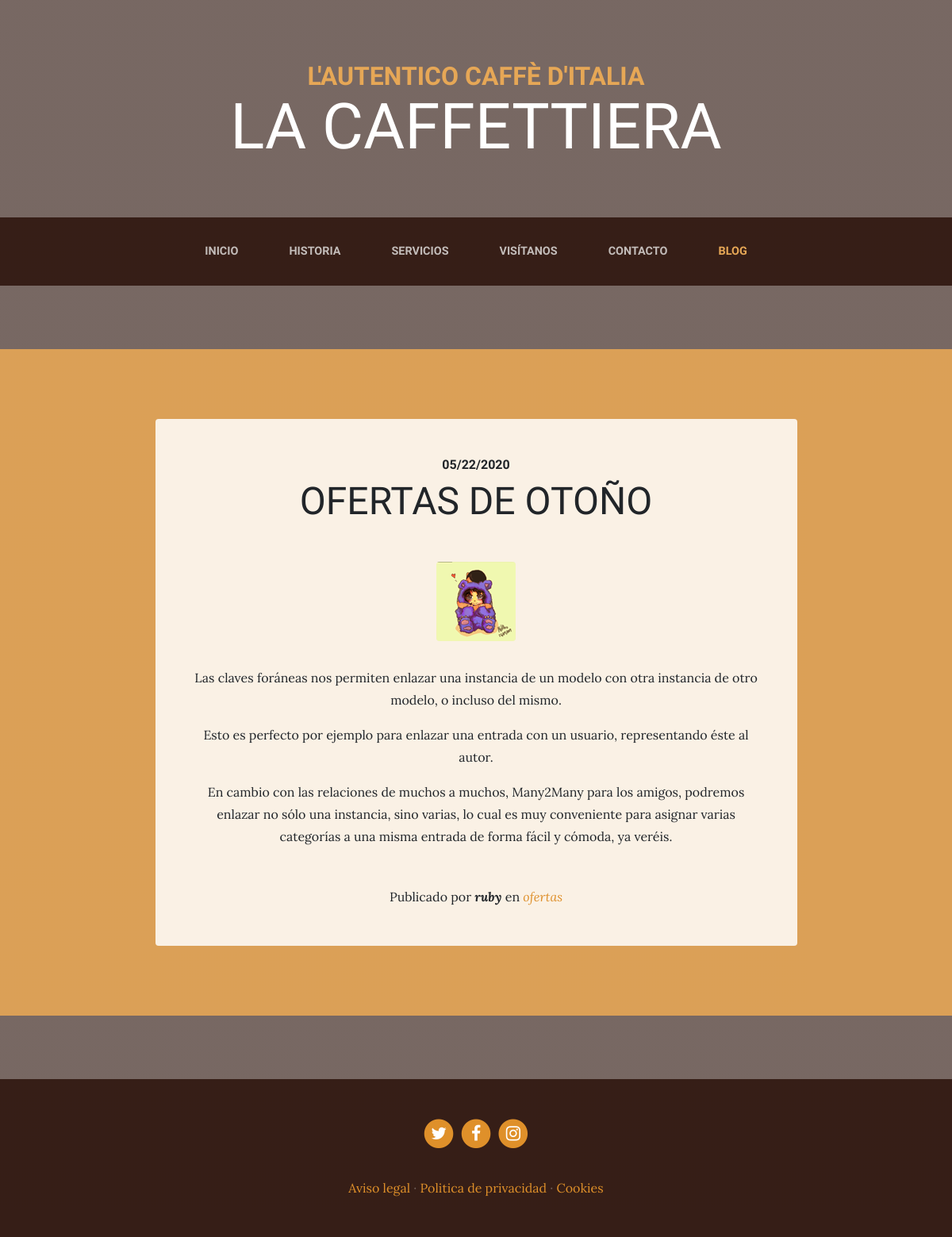
Page /blog/category/1/ on the earlier database version.
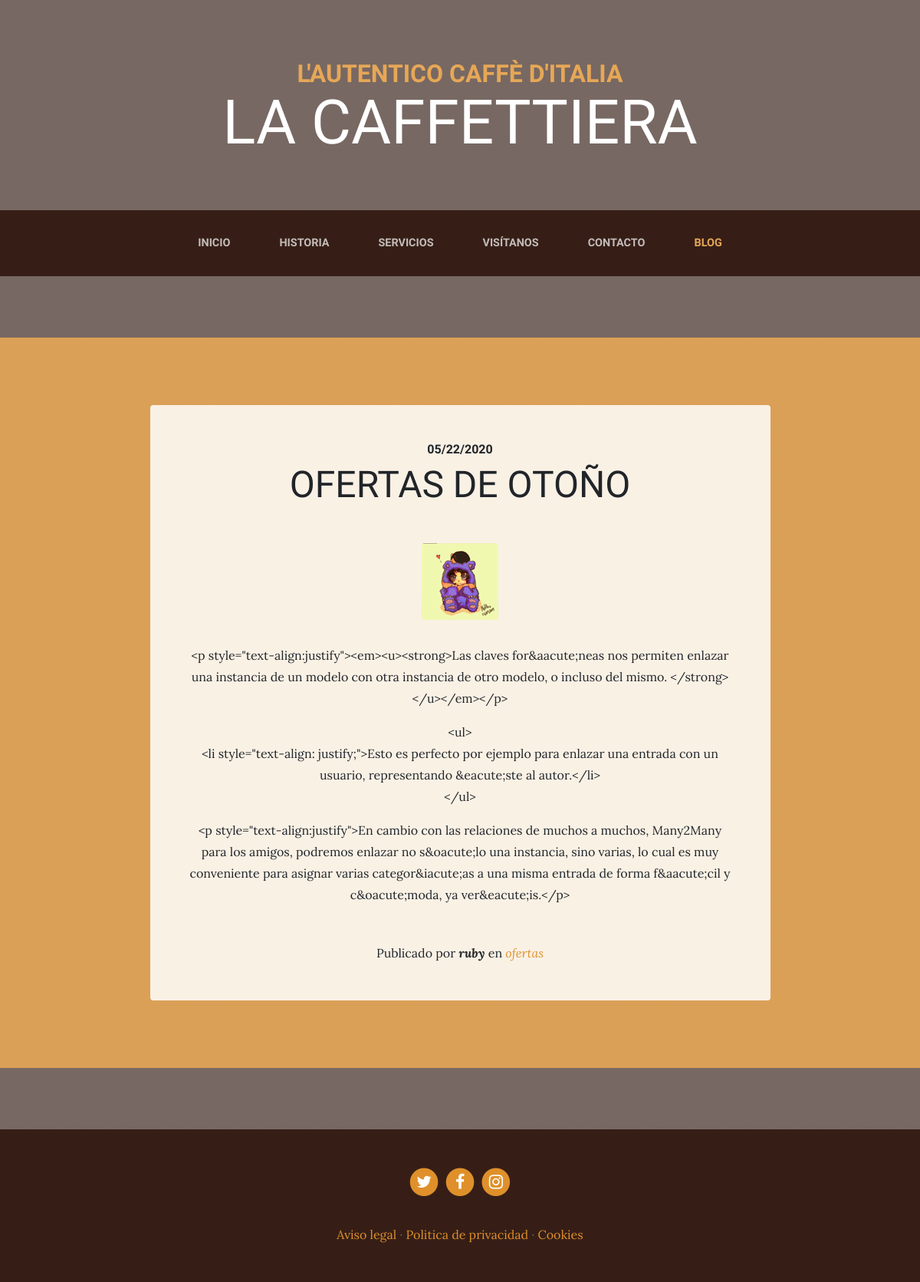
Same page on the later database version.
### blog/models.py (models this page shows, shortened)
class Post(models.Model):
    title = models.CharField(max_length=200,
        verbose_name="Título")
    content = RichTextField(verbose_name="Contenido")
    published = models.DateTimeField(
        verbose_name="Fecha de publicación", default=now)
    image = models.ImageField(verbose_name="Imagen", upload_to="blog", null=True, blank=True,)
    author = models.ForeignKey(User, verbose_name="Autor", on_delete=models.CASCADE)
    categories = models.ManyToManyField(Category,
        verbose_name="Categorías", related_name="get_posts")
    created = models.DateTimeField(auto_now_add=True,
        verbose_name="Fecha de creación")
    updated = models.DateTimeField(auto_now=True,
        verbose_name="Fecha de edición")
    class Meta:
        verbose_name = "entrada"
        verbose_name_plural = "entradas"
        ordering = ['-created']

class Category(models.Model):
    name = models.CharField(max_length=100,
        verbose_name="Nombre")
    created = models.DateTimeField(auto_now_add=True,
        verbose_name="Fecha de creación")
    updated = models.DateTimeField(auto_now=True,
        verbose_name="Fecha de edición")
    class Meta:
        verbose_name = "categoría"
        verbose_name_plural = "categorías"
        ordering = ['-created']

### pages/models.py (models this page shows, shortened)
class Page(models.Model):
    title = models.CharField(verbose_name="Titulo", max_length=200)
    content = RichTextField(verbose_name="Contenido")
    order = models.SmallIntegerField(verbose_name="Orden", default=0)
    created = models.DateTimeField(auto_now_add=True,
        verbose_name="Fecha de creación")
    updated = models.DateTimeField(auto_now=True,
        verbose_name="Fecha de edición")
    class Meta:
        verbose_name = "pagina"
        verbose_name_plural = "paginas"
        ordering = ['order','title']

### blog/views.py (the view)
# urls.py: path('category/<category_id>/', views.category, name="category"),
def category(request, category_id):
  category = get_object_or_404(Category, id=category_id)
  return render(request, "blog/category.html",{'category':category})

### pages/templatetags/pages_extras.py (called while the page is built)
@register.simple_tag
def get_page_list():
    pages = Page.objects.all()
    return pages

### social/processors.py (called while the page is built)
def ctx_dict(request):
    ctx ={}
    links = Link.objects.all()
    for link in links:
        ctx[link.key] = link.url
    return ctx

### blog/templates/blog/category.html (shortened to what this page needs)
{% extends 'core/base.html' %}
{% load static %}
{% block content %}
{% for post in category.get_posts.all %}
<section class="page-section cta">
  <div class="container">
    <div class="row">
      <div class="col-xl-9 mx-auto">
        <div class="cta-innerv text-center rounded">
          <h2 class="section-heading mb-5">
            <span class="section-heading-upper">{{post.published|date:"SHORT_DATE_FORMAT"}}</span>
            <span class="section-heading-lower">{{post.title}}</span>
          </h2>
          <p class="mb-0">
            <img class="mx-auto d-flex rounded img-fluid mb-3 mb-lg-0" src="{{post.image.url}}" alt="">
          </p>
          <p class="mb-0 mbt">{{post.content|linebreaks}}</p>
          <p class="mb-0 mbt">
            <span class="section-heading-under">Publicado por <em><b>{{post.author}}</b></em> en
            <em>
               {%for category in post.categories.all%}
                 <a href="{% url 'category' category.id %}" class="link">{{category.name}}</a>{%if not forloop.last%},{%endif%}
                {% endfor %}
            </em>
          </p>
        </div>
      </div>
    </div>
  </div>
</section>
{% endfor %}
{% endblock %}

### core/templates/core/base.html (shortened to what this page needs)
<!DOCTYPE html>
<html lang="es">
  <head>
{% load static %}
    <link href="{% static 'core/vendor/bootstrap/css/bootstrap.min.css'%}" rel="stylesheet">
    <link href="{% static 'core/vendor/font-awesome/css/font-awesome.min.css'%}" rel="stylesheet" type="text/css">
    <link href="{% static 'core/css/business-casual.css'%}" rel="stylesheet">
  </head>
  <body>
    <h1 class="site-heading text-center text-white d-none d-lg-block">
      <span class="site-heading-upper text-primary mb-3">L'autentico caffè d'italia</span>
      <span class="site-heading-lower">La Caffettiera</span>
    </h1>
    <nav class="navbar navbar-expand-lg navbar-dark py-lg-4" id="mainNav">
      <div class="container">
        <div class="collapse navbar-collapse" id="navbarResponsive">
          <ul class="navbar-nav mx-auto">
            <li class="nav-item px-lg-4 {% if request.path == '/' %}active{% endif %}">
              <a class="nav-link text-uppercase text-expanded" href="{% url 'home' %}">Inicio</a>
            </li>
            <li class="nav-item px-lg-4 {% if request.path == '/about/' %}active{% endif %}">
              <a class="nav-link text-uppercase text-expanded" href="{% url 'about' %}">Historia</a>
            </li>
            <li class="nav-item px-lg-4 {% if request.path == '/services/' %}active{% endif %}">
              <a class="nav-link text-uppercase text-expanded" href="{% url 'services' %}">Servicios</a>
            </li>
            <li class="nav-item px-lg-4 {% if request.path == '/store/' %}active{% endif %}">
              <a class="nav-link text-uppercase text-expanded" href="{% url 'store' %}">Visítanos</a>
            </li>
            <li class="nav-item px-lg-4 {% if request.path == '/contact/' %}active{% endif %}">
              <a class="nav-link text-uppercase text-expanded" href="{% url 'contact' %}">Contacto</a>
            </li>
            <li class="nav-item px-lg-4 {% if request.path|slice:":6" == '/blog/' %}active{% endif %}">
              <a class="nav-link text-uppercase text-expanded" href="{% url 'blog' %}">Blog</a>
            </li>
          </ul>
        </div>
      </div>
    </nav>
{% block content %}
{% endblock %}
    <footer class="footer text-faded text-center py-5">
      <div class="container">
        <p class="m-0">
        {% if LINK_TWITTER %}
	        <a href="{{LINK_TWITTER}}" class="link">
	          <span class="fa-stack fa-lg">
	            <i class="fa fa-circle fa-stack-2x"></i>
	            <i class="fa fa-twitter fa-stack-1x fa-inverse"></i>
	          </span>
	        </a>
          {% endif %}
          {% if LINK_FACEBOOK %}
	        <a href="{{LINK_FACEBOOK}}" class="link">
	          <span class="fa-stack fa-lg">
	            <i class="fa fa-circle fa-stack-2x"></i>
	            <i class="fa fa-facebook fa-stack-1x fa-inverse"></i>
	          </span>
	        </a>
          {% endif%}
          {% if LINK_INSTAGRAM %}
	        <a href="{{LINK_INSTAGRAM}}" class="link">
	          <span class="fa-stack fa-lg">
	            <i class="fa fa-circle fa-stack-2x"></i>
	            <i class="fa fa-instagram fa-stack-1x fa-inverse"></i>
	          </span>
	        </a>
          {% endif%}
	    </p>
        <p class="m-0 mbt">
        {%load pages_extras%}
        {% get_page_list as page_list %}
        {% for page in page_list%}
          <a href="{% url 'page' page.id page.title|slugify %}" class="link">{{page.title}}</a> {% if not forloop.last %}·{% endif%}
        {% endfor %}
      </div>
	</footer>
  </body>
</html>

### core/static/core/css/business-casual.css (style rules this page uses)
body { font-family: 'Lora'; background: linear-gradient(rgba(47, 23, 15, 0.65), rgba(47, 23, 15, 0.65)), url("../img/bg.jpg"); background-attachment: fixed; background-position: center; background-size: cover; }
h1, h2, h3, h4, h5, h6 { font-family: 'Raleway'; }
p { line-height: 1.75; }
.text-faded { color: rgba(255, 255, 255, 0.3); }
.site-heading { margin-top: 5rem; margin-bottom: 5rem; text-transform: uppercase; line-height: 1; font-family: 'Raleway'; }
.site-heading .site-heading-upper { display: block; font-size: 2rem; font-weight: 800; }
.site-heading .site-heading-lower { font-size: 5rem; font-weight: 100; line-height: 4rem; }
.page-section { margin-top: 5rem; margin-bottom: 5rem; }
.section-heading { text-transform: uppercase; }
.section-heading .section-heading-upper { display: block; font-size: 1rem; font-weight: 800; padding-bottom:.5rem; }
.section-heading .section-heading-lower { display: block; font-size: 3rem; font-weight: 100; }
#mainNav { background-color: rgba(47, 23, 15, 0.9); font-family: 'Raleway'; }
#mainNav .navbar-nav .nav-item .nav-link { color: rgba(255, 255, 255, 0.7); font-weight: 800; }
#mainNav .navbar-nav .nav-item.active .nav-link { color: #e6a756; }
@media (min-width: 992px) { #mainNav .navbar-nav .nav-item .nav-link { font-size: 0.9rem; } }
.cta { padding-top: 5rem; padding-bottom: 5rem; background-color: rgba(230, 167, 86, 0.9); }
.cta .cta-innerv { position: relative; padding: 3rem; margin: 0.5rem; background-color: rgba(255, 255, 255, 0.85); }
.footer { background-color: rgba(47, 23, 15, 0.9); }
.text-primary { color: #e6a756 !important; }
.mbt { padding-top: 2rem; }
a.link { color: #df902a; }

Differences in the rows shown:
changed Post "OFERTAS DE OTOÑO": content "Las claves foráneas nos permiten enlazar una instancia de un modelo con otra instancia de otro modelo, o incluso del mismo. Esto es perfecto por ejemplo para enlazar una entrada con un usuario, representando éste al autor. En cambio con las relaciones de muchos a muchos, Many2Many para los amigos, podremos enlazar no sólo una instancia, sino varias, lo cual es muy conveniente para asignar varias categorías a una misma entrada de forma fácil y cómoda, ya veréis." → "<p style=\"text-align:justify\"><em><u><strong>Las claves for&aacute;neas nos permiten enlazar una instancia de un modelo con otra instancia de otro modelo, o incluso del mismo. </strong></u></em></p> <ul> <li style=\"text-align: justify;\">Esto es perfecto por ejemplo para enlazar una entrada con un usuario, representando &eacute;ste al autor.</li> </ul> <p style=\"text-align:justify\">En cambio con las relaciones de muchos a muchos, Many2Many para los amigos, podremos enlazar no s&oacute;lo una instancia, sino varias, lo cual es muy conveniente para asignar varias categor&iacute;as a una misma entrada de forma f&aacute;cil y c&oacute;moda, ya ver&eacute;is.</p>"
